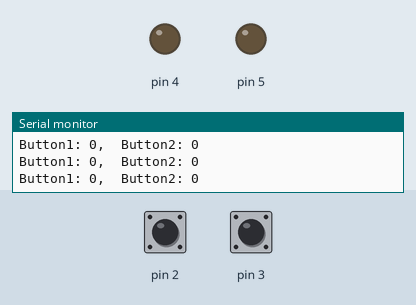
The sketch below on a simulated Arduino Uno, built with avr-gcc and run on an emulated ATmega328P. Parts: output pins drawn as LEDs (lit = HIGH), the last lines printed to the serial monitor. The test bench sets the inputs (shaded band); at power-on: pin 2 HIGH, pin 3 HIGH.

Above: at 1.2 s.
1.3 s: pin 2 pulled LOW for 0.15 s
At 1.4 s:
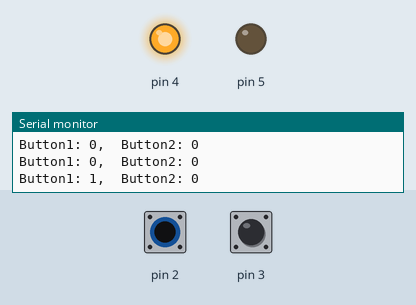
2.9 s: pin 3 pulled LOW for 0.15 s
At 3.4 s:
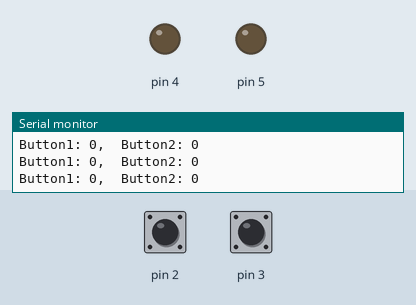
4.5 s: pin 3 pulled LOW for 3.2 s
At 5.0 s:
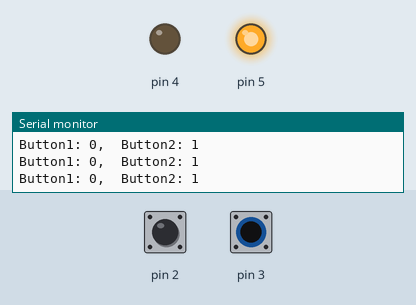
10.7 s: pin 2 pulled LOW for 3.2 s
At 11.5 s:
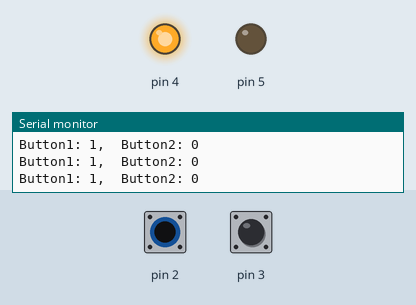
15.4 s: pin 2 driven LOW and pin 3 driven LOW
At 16.7 s:
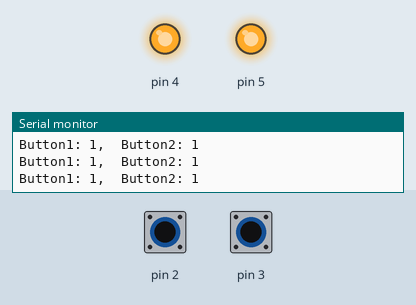
Timing chart, 0 to 17.9 s (numbered marks = the images above; inputs shaded):
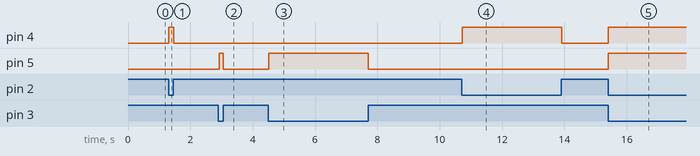

Measured:
- after the input at 1.3 s, pin 4: LOW → HIGH at once, → LOW 0.16 s later
- after the input at 2.9 s, pin 5: LOW → HIGH at once, → LOW 0.13 s later
- after the input at 4.5 s, pin 5: LOW → HIGH at once, → LOW 3.2 s later
- after the input at 10.7 s, pin 4: LOW → HIGH at once, → LOW 3.2 s later
- after the input at 15.4 s, pin 4, pin 5: LOW → HIGH at once

The sketch:

lesson5_inputA_outputA_button.ino
```cpp
// Аналоговые порты 0-5 умеют работать как цифровые(можно подключать цифровые датчики, реле, светодиоды)(а6 и а7 - нет)
// Аналоговые порты умеют измерять напряжение АЦП, к ним можно подключать аналоговые датчики

// arduino UNO, NANO - цифровые 3, 5, 6, 9, 10, 11 - также могут измерять ШИМ сигнал - широтно-импульсная модуляция

// любой порт Ардуино может работать как ВХОД, так и ВЫХОД. По умолчанию - как ВХОД


// pinMode(pin, mode); - перенастроить пин (номер пина, режим работы)
// pin - номер порта:
//       цифровые: 0-13
//       аналоговые: 14-19 (А0-А5)
// mode: INPUT
//       OUTPUT(выдаёт 0 или 5 Вольт)
//       INPUT_PULLUP(Подключение внутреннего подтягивающего резистора 5 В)

// digitalWrite(pin, signal); - подать цифровой сигнал
// pin - пин, куда подаём сигнал
// signal - какой сигнал подаём:
//          LOW / 0 / false - 0 В
//          HIGH / 1 / true - 5 В

// digitalRead(pin); - прочитать цифровой сигнал
// pin - номер пина, с которого считываем


int bodSpeed = 9600;

void setup() {
  Serial.begin(bodSpeed);
  // pinMode(A2, OUTPUT);
  // pinMode(12, OUTPUT);
  // pinMode(13, OUTPUT);

  // digitalWrite(13, HIGH);
  // digitalWrite(12, HIGH);
  // digitalWrite(A5, LOW);

  pinMode(2, INPUT_PULLUP);
  pinMode(3, INPUT_PULLUP);

  pinMode(4, OUTPUT);
  pinMode(5, OUTPUT);

}

void loop() {
  boolean button1 = !digitalRead(2);
  boolean button2 = !digitalRead(3);

  digitalWrite(4, button1);
  digitalWrite(5, button2);

  Serial.print("Button1: "); Serial.print(button1);
  Serial.print(",  Button2: "); Serial.println(button2);

}
```
